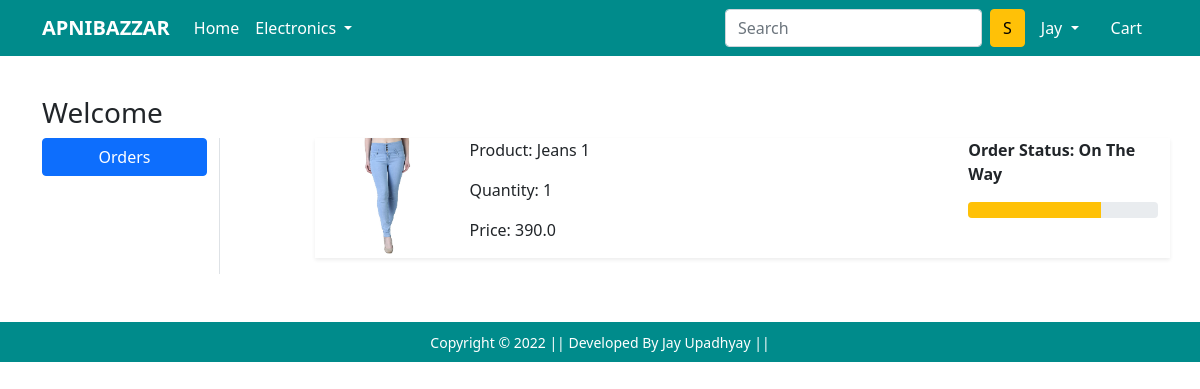
The page /orders/ (signed in) on the database its author committed.
### app/models.py (models this page shows, shortened)
class OrderPlaced(models.Model):
 user = models.ForeignKey(User, on_delete=models.CASCADE)
 customer = models.ForeignKey(Customer, on_delete=models.CASCADE)
 product = models.ForeignKey(Product, on_delete=models.CASCADE)
 quantity = models.PositiveIntegerField(default=1)
 ordered_date = models.DateTimeField(auto_now_add=True)
 status = models.CharField(max_length=50,choices=STATUS_CHOICES,default='Pending')
 @property
 def total_cost(self):
   return self.quantity * self.product.discounted_price

class Product(models.Model):
 title = models.CharField(max_length=100)
 selling_price = models.FloatField()
 discounted_price = models.FloatField()
 description = models.TextField()
 brand = models.CharField(max_length=100)
 category = models.CharField( choices=CATEGORY_CHOICES, max_length=2)
 product_image = models.ImageField(upload_to='productimg')

### app/views.py (the view)
# urls.py: path('orders/', views.orders, name='orders'),
@login_required
def orders(request):
	op = OrderPlaced.objects.filter(user=request.user)
	return render(request, 'app/orders.html', {'order_placed':op})

### app/templates/app/orders.html (shortened to what this page needs)
{% extends 'app/base.html' %}
{% load static %}
{% block main-content %}
<br>
<br>
<div class="container my-5">
 <div class="row">
 <h3>Welcome </h3>
  <div class="col-sm-2 border-end">
   <ul class="list-unstyled">
    <li class="d-grid"><a href="{% url 'orders' %}" class="btn btn-primary">Orders</a></li>
   </ul>
  </div>
  <div class="col-sm-9 offset-sm-1">
   <div class="row">
    {% for op in order_placed %}
     <div class="col-sm-12">
      <div class="row shadow-sm mb-3">
       <div class="col-sm-2"><img src="{{op.product.product_image.url}}" alt="" srcset="" class="img-fluid" height="150" width="150"></div>
       <div class="col-sm-7">
        <p>Product: {{op.product.title}}</p>
        <p>Quantity: {{op.quantity}}</p>
        <p>Price: {{op.total_cost}}</p>
       </div>
       <div class="col-sm-3 fw-bold">
        <p>Order Status: {{op.status}}</p>
         {% if op.status == 'On The Way' %}
         <div class="progress">
          <div class="progress-bar bg-warning" role="progressbar" style="width: 70%" aria-valuenow="70" aria-valuemin="0" aria-valuemax="100"></div>
         </div>
         {% endif %}
        </div>
       </div>
      </div>
     </div>
    {% endfor %}
   </div>
  </div>
 </div>
{% endblock main-content %}

### app/templates/app/base.html (shortened to what this page needs)
<!doctype html>
{% load static %}
<html lang="en">
  <head>
    <link href="https://cdn.jsdelivr.net/npm/bootstrap@5.0.0-beta1/dist/css/bootstrap.min.css" rel="stylesheet">
    <link rel="stylesheet" href="{% static 'app/css/owl.carousel.min.css' %}">
    <link rel="stylesheet" href="{% static 'app/css/all.min.css' %}">
    <link rel="stylesheet" href="{% static 'app/css/style.css' %}">
  </head>
  <body>
    <nav class="navbar navbar-expand-lg navbar-dark " style="background-color: darkcyan; position:fixed; top:0;z-index:100;width:100%;">
     <div class="container">
       <a class="navbar-brand" href="/" style="font-weight: bold;">APNIBAZZAR</a>
       <div class="collapse navbar-collapse" id="navbarSupportedContent">
         <ul class="navbar-nav me-auto mb-2 mb-lg-0">
           <li class="nav-item">
             <a class="nav-link active" aria-current="page" href="/">Home</a>
           </li>
           <li class="nav-item dropdown">
             <a class="nav-link dropdown-toggle text-white" href="#" id="electronicsDropdown" role="button" data-bs-toggle="dropdown" aria-expanded="false">
               Electronics
             </a>
           </li>
         </ul>
         <form class="d-flex">
           <input class="form-control me-2" type="search" placeholder="Search" aria-label="Search">
           <button class="btn btn-warning" type="submit">S</button>
         </form>
         <div>
          <ul class="navbar-nav me-auto mb-2 mb-lg-0">
          {% if request.user.is_authenticated %}
           <li class="nav-item dropdown mx-2">
              <a class="nav-link dropdown-toggle text-white" href="#" id="profileDropdown" role="button" data-bs-toggle="dropdown" aria-expanded="false">
                {{request.user.username|capfirst}}
              </a>
            </li>
            <li class="nav-item mx-2">
              <a href="{% url 'showcart' %}" class="nav-link text-white"> Cart </a>
            </li>
            {% endif %}
          </ul>
         </div>
       </div>
     </div>
    </nav>
    {% block main-content %} {% endblock main-content %}
    <footer class="container-fluid  text-center p-2 mt-5" style="background-color: darkcyan;">
        <small class="text-white">Copyright &copy; 2022 || Developed By Jay Upadhyay || </small>
    </footer>
  </body>
</html>

### rows shown on the page
OrderPlaced: product.product_image (picture), product "Jeans 1", quantity "1", total_cost "390.0", status "On The Way"

### other values the page prints
{{ request.user.username|capfirst }} "Jay"
